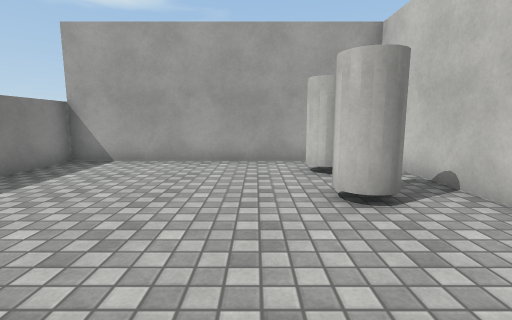
View 1 (above)

20 first-person views from a walk through a 3-D level made in the Unity game engine. The camera is 1.2 m above the floor, tilts 8° down and sees 85° across. The floor is counted in squares, 1 m on a side. Each view is taken from the middle of a square. On the plan, view 1 faces up. The plan holds only what a view shows up to about 13 squares ahead; the rest is blank. The place goes on beyond the plan. The player is left out. Surface patterns are stand-ins for the level's own textures.

View 2
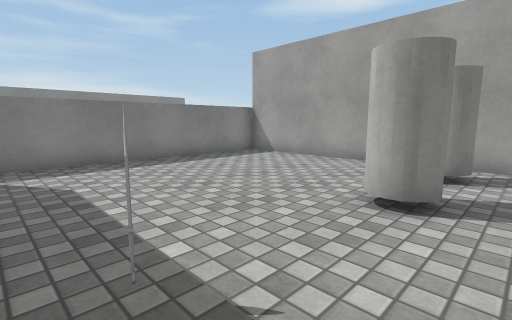

View 3
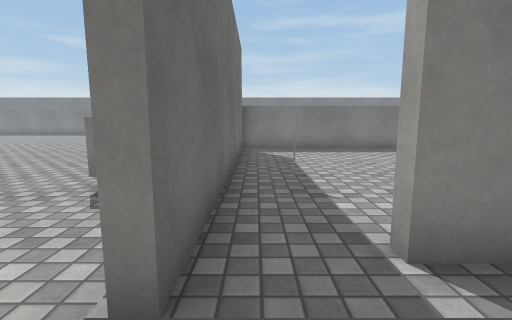

View 4
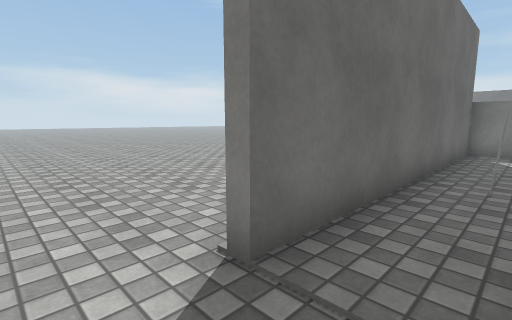

View 5
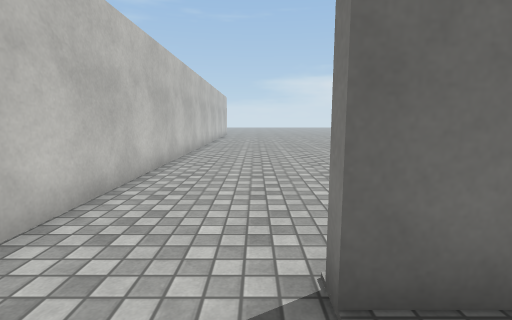

View 6
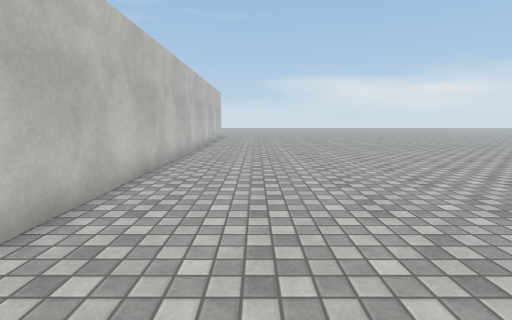

View 7
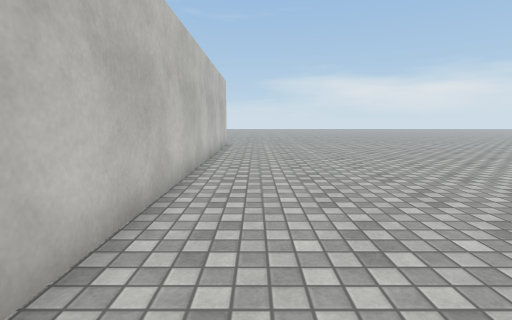

View 8
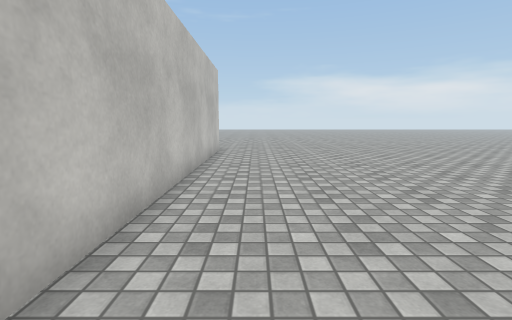

View 9
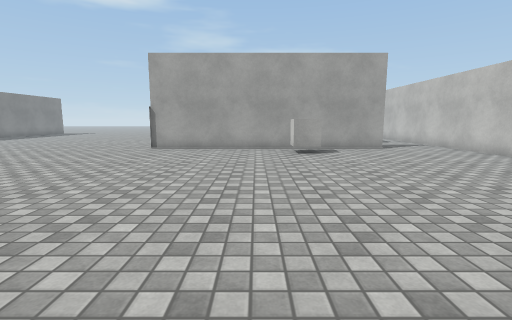

View 10
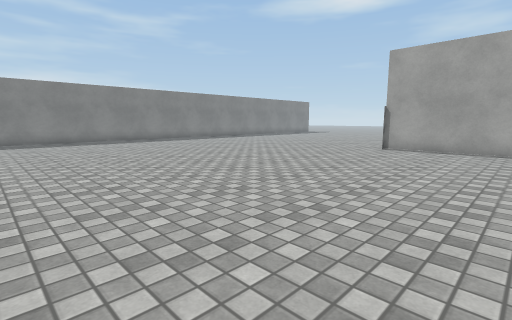

View 11
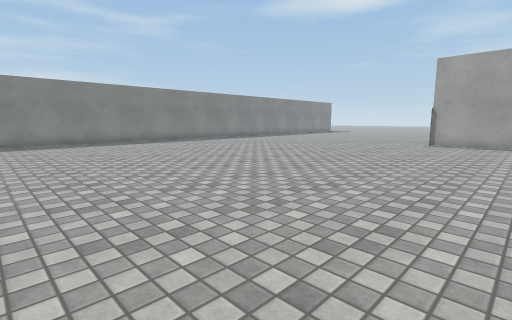

View 12
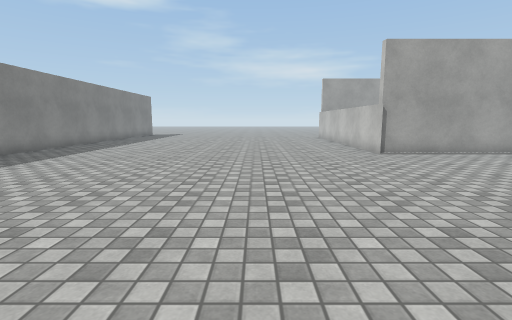

View 13
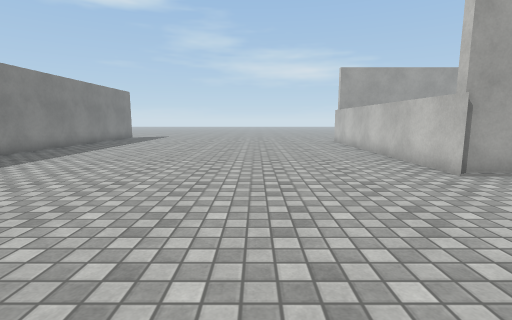

View 14
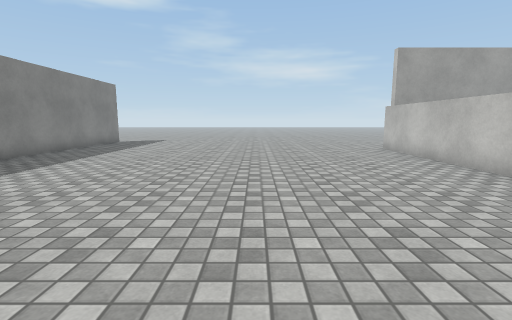

View 15
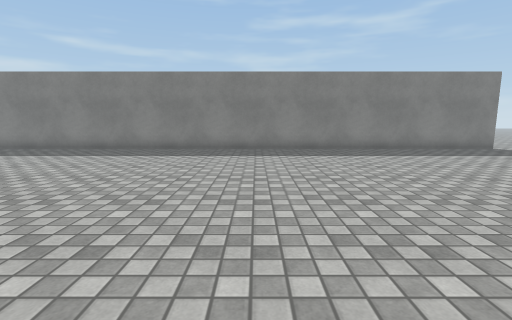

View 16
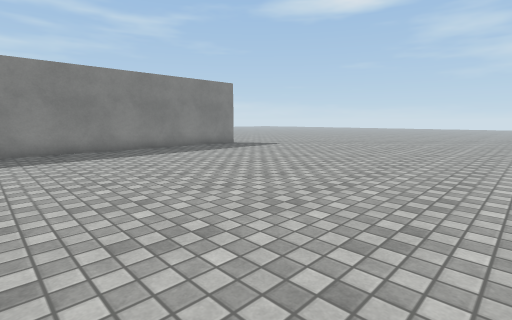

View 17
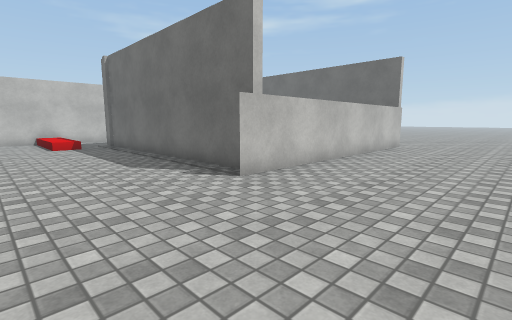

View 18
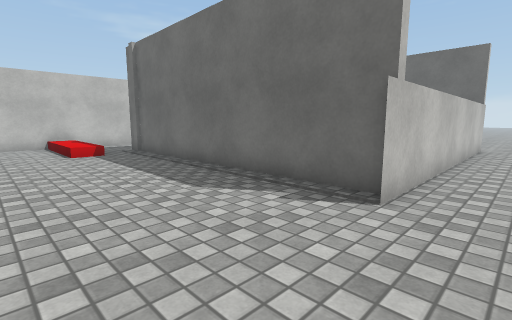

View 19
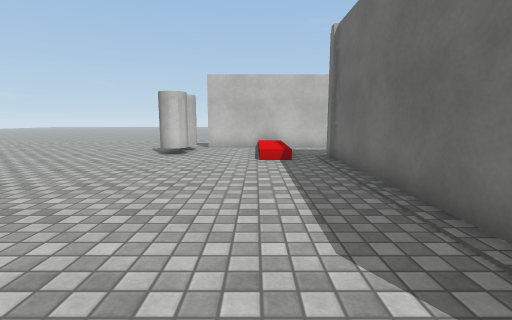

View 20
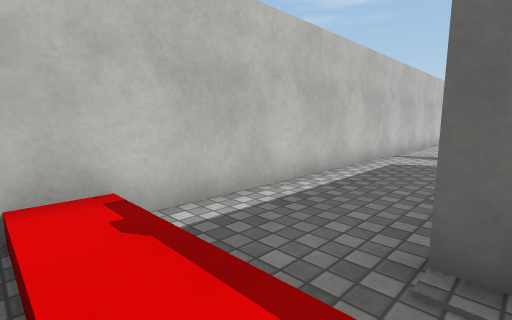

### Floor plan
Points are (right, up) in squares from view 1. A wall is a line through its corners. A room is listed if a view was taken in it or the views show most of it. See-through windows are left out.
Room 1 (views 1, 2)
walls: (3.6, 3.8) (3.6, 6.8); (3.9, 2.1) (3.9, 1.1); (2.8, 8.3) (-5.5, 8.3) (-5.5, -0.6) (4.5, -0.6)
ways out: opening at (4, 0.5) to room 2
objects: other object (1, 1); other object (2, 4); other object (2, 7)
Room 2 (views 3, 4, 5, 6, 7, 8, 9, 10, 11, 12, 13, 14, 15, 16, 17, 18, 19, 20)
walls: (4.6, -0.9) (-5.5, -0.9) (-5.5, 9.1); (-5.4, 8.6) (4.5, 8.6); (-18.9, -14.2) (-18.9, -15.4); (7.5, -23.5) (7.5, 13.1); (-18.9, 13.2) (-18.9, -8)
ways out: opening at (4, 0.5) to room 1; gap at (-19, 13); gap at (8, 13)
objects: other object (1, -3) to (1, -2); other object (7, 13)

Positions as (right, up) in squares from view 1, and headings:
1: (0, 0), facing up
2: (3, 0), facing up-left
3: (6, 0), facing left
4: (6, 1), facing down-left
5: (5, 1), facing down
6: (5, -3), facing down
7: (6, -9), facing down
8: (6, -12), facing down
9: (-1, -13), facing up
10: (-1, -13), facing up-left
11: (-2, -16), facing up-left
12: (-10, -11), facing up
13: (-10, -7), facing up
14: (-11, -3), facing up
15: (-7, 3), facing left
16: (-7, 3), facing up-left
17: (-10, 13), facing down-right
18: (-7, 13), facing down-right
19: (-5, 11), facing right
20: (4, 11), facing down-right
